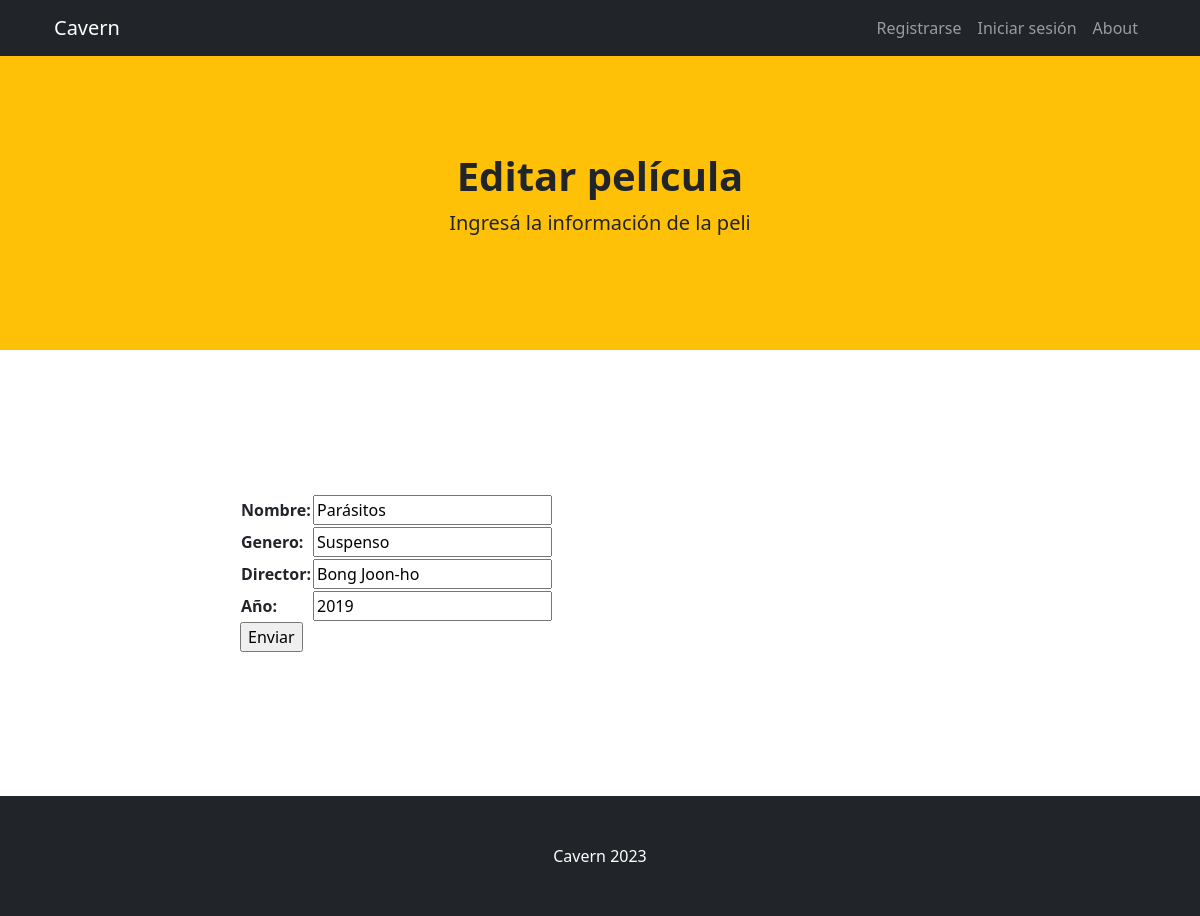
Page /SPL/editarpeli/Parásitos on the earlier database version.
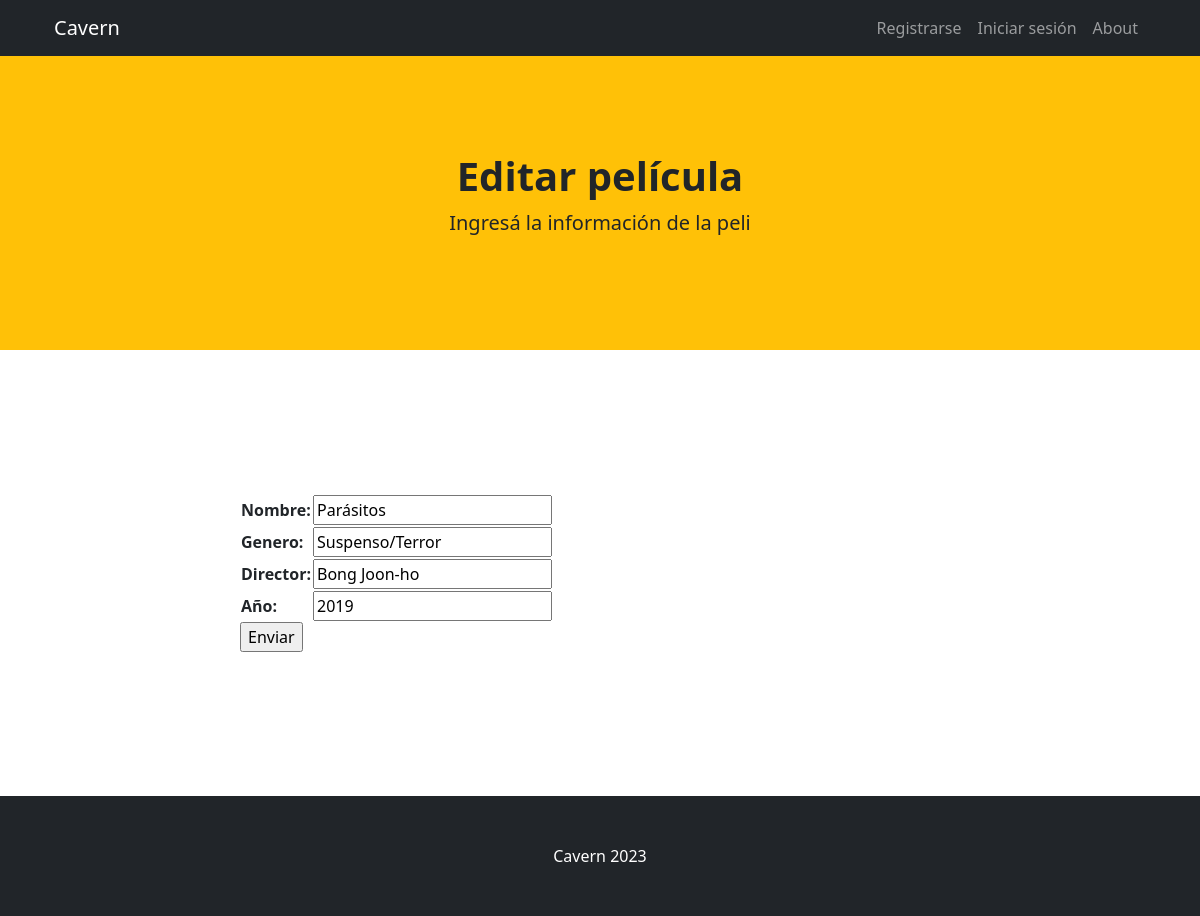
Same page on the later database version.
### SPL/models.py (models this page shows)
class Pelicula(models.Model):
    nombre = models.CharField(max_length=50)
    genero = models.CharField(max_length=40)
    director = models.CharField(max_length=50)
    año = models.IntegerField()
    sinopsis = models.TextField(default=0)

### SPL/views.py (the view)
# urls.py: path('editarpeli/<peli_nombre>', editar_peli, name="editar peli"),
def editar_peli(request, peli_nombre):
    peli_elegida = Pelicula.objects.get(nombre=peli_nombre)
    if request.method == "POST":
        formulario = PeliFormulario(request.POST)
        print(formulario)
        if formulario.is_valid():
            info = formulario.cleaned_data
            peli_elegida.nombre = info["nombre"]
            peli_elegida.genero = info["genero"]
            peli_elegida.director = info["director"]
            peli_elegida.año = info["año"]
            peli_elegida.save()
            return render(request, 'SPL/inicio.html')
    else:
        miFormulario = PeliFormulario(initial={"nombre": peli_elegida.nombre,
                                               "genero": peli_elegida.genero,
                                               "director": peli_elegida.director,
                                               "año": peli_elegida.año})
    return render(request, "SPL/editarpeli.html", {"form2": miFormulario})

### SPL/forms.py
class PeliFormulario(forms.Form):
    nombre = forms.CharField()
    genero = forms.CharField()
    director = forms.CharField()
    año = forms.IntegerField()

### SPL/templates/SPL/editarpeli.html
{% extends 'SPL/padre.html' %}
{% load static %}
{% block titulo %}
    <h1 class="fw-bolder">Editar película</h1>
    <p class="lead">Ingresá la información de la peli</p>
{% endblock %}
{% block sobreLaPagina %}
    <form action="" method="POST">{% csrf_token %}
     <table>
        {{form2.as_table}}
     </table>
     <input type="submit" value="Enviar">
    </form>
{% endblock %}

Differences in the rows shown:
changed Pelicula "Parásitos": genero "Suspenso" → "Suspenso/Terror"
